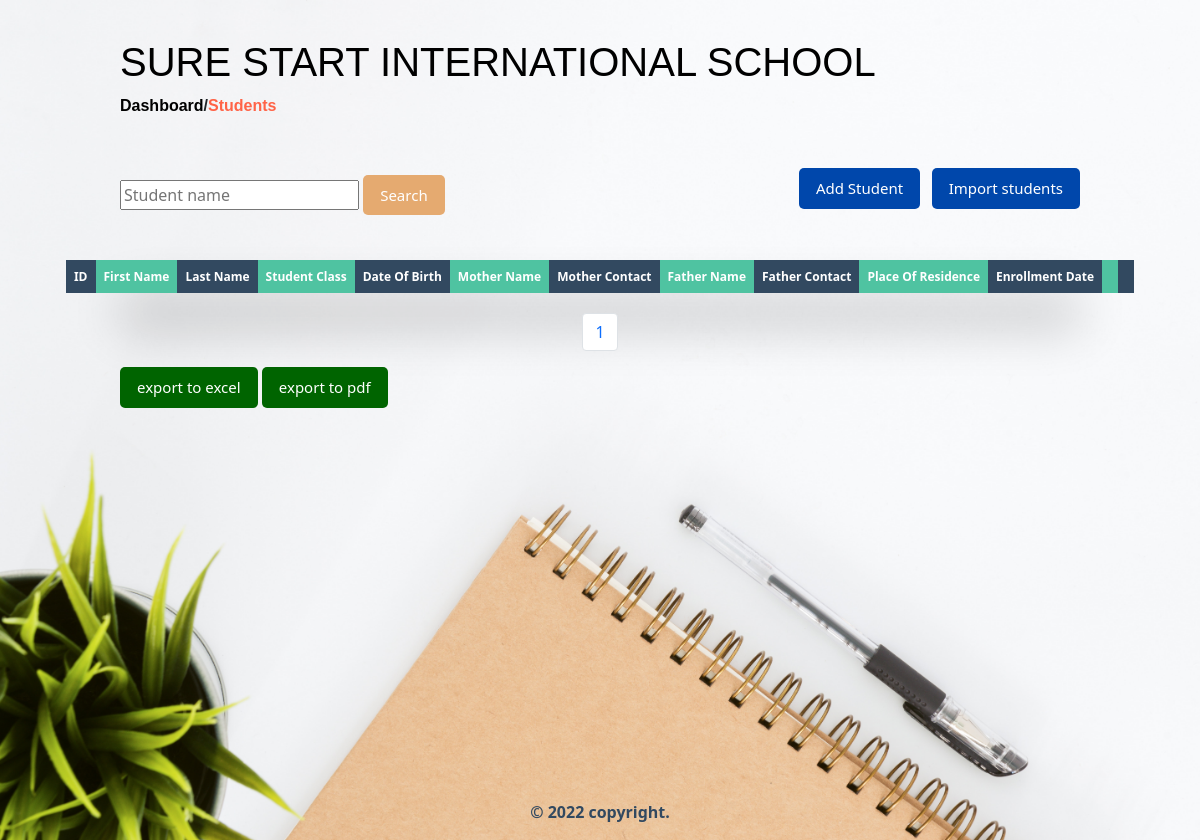
The app's page /dashboard/students, older data.
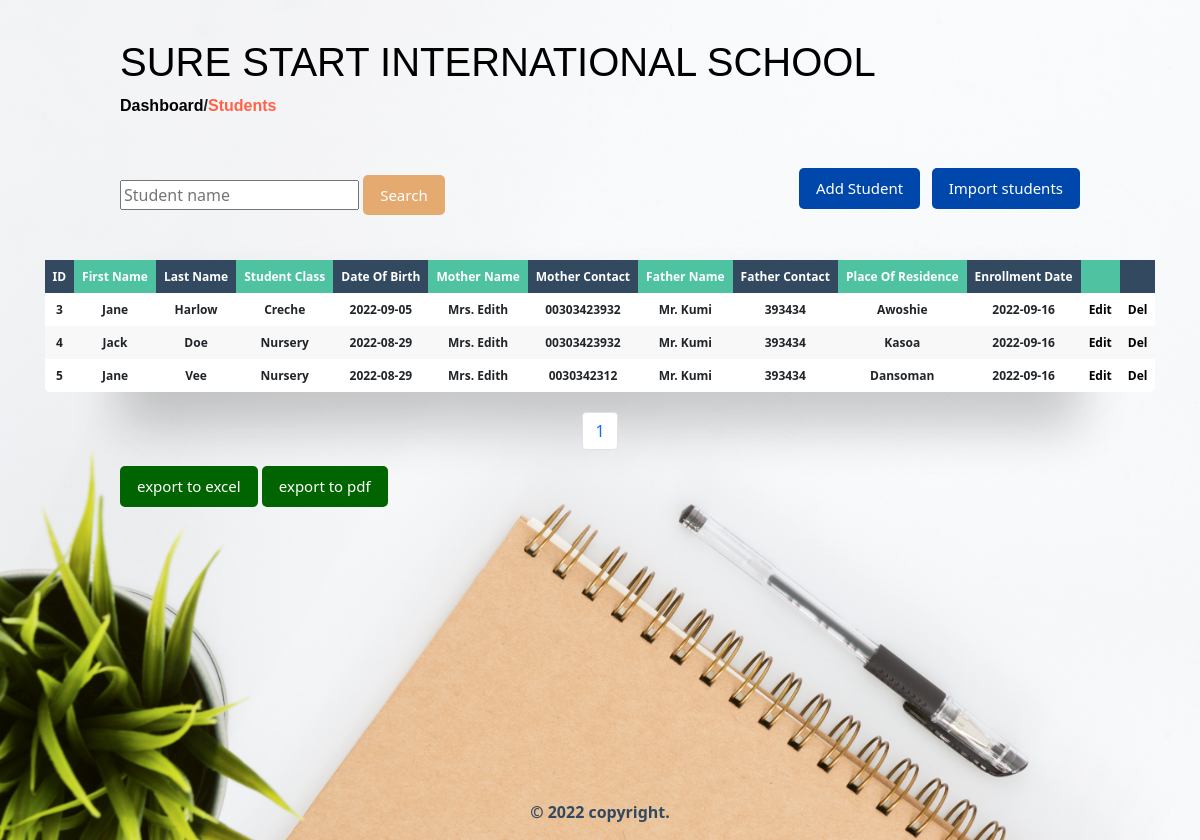
The same page, newer data.
### students/models.py (models this page shows, shortened)
class Student(models.Model):
    student_id = models.AutoField(primary_key=True)
    first_name = models.CharField(max_length=255, blank=True)
    last_name = models.CharField(max_length=255, blank=True)
    student_class = models.CharField(max_length=50, blank=True)
    date_of_birth = models.DateField()
    mother_name = models.CharField(max_length=255, blank=True)
    mother_contact = models.CharField(max_length=255, blank=True)
    father_name = models.CharField(max_length=255, blank=True)
    father_contact = models.CharField(max_length=255, blank=True)
    place_of_residence = models.CharField(max_length=255, blank=True)
    date_enrolled = models.DateField(auto_now_add=True, blank=True, null=True)
    class Meta:
        ordering = ['-date_enrolled']

### students/views.py (the view, shortened to what this page needs)
# urls.py: path('dashboard/students',list_and_create,name='students'),
def list_and_create(request):
    form = StudentCreationForm(request.POST or None)
    if request.method == 'POST' and form.is_valid():
        form.save()
    objects = Student.objects.all()
    p = Paginator(Student.objects.all(),10)
    page = request.GET.get('page')
    student_list = p.get_page(page)
    nums = "a" * student_list.paginator.num_pages
    search_form = SearchForm(request.GET or None)
    return render(request, 'student_list.html', {'objects': objects,
    'student_list':student_list,
    'nums':nums,
    'form': form,
    'search_form':search_form
    })

### students/forms.py
class StudentCreationForm(forms.ModelForm):
    first_name = forms.CharField(max_length=255)
    last_name = forms.CharField(max_length=255,)
    student_class = forms.CharField(max_length=50)
    date_of_birth = forms.DateField(widget=DateInput)
    mother_name = forms.CharField(max_length=255)
    mother_contact = forms.CharField(max_length=255)
    father_name = forms.CharField(max_length=255)
    father_contact = forms.CharField(max_length=255)
    place_of_residence = forms.CharField(max_length=255)
    class Meta:
        model = Student
        fields = ('first_name','last_name','student_class','date_of_birth','mother_name',
        'mother_contact','father_name','father_contact','place_of_residence')

class SearchForm(forms.Form):
    student_name = forms.CharField(max_length=255)

### templates/student_list.html (shortened to what this page needs)
{% extends 'base.html' %}
{% block content %}
<div class="dashboard-container">
    <div class="top-nav">
        <h1><a href="{% url 'dashboard' %}">SURE START INTERNATIONAL SCHOOL</a></h1>
        <p><a href="{% url 'dashboard' %}">Dashboard</a>/<a href="{% url 'students' %}" class="active-link">Students</a></p>
    </div>
    <div class="top-buttons-div">
        <div>
            <form action="" method="get">
                {% for field in search_form %}
                    <input
                    id="{{ field.id_for_label }}" maxlength="255"
                    name="{{ field.html_name }}" value="{{ field.intial }}"
                    type="{{ field.field.widget.input_type }}"
                    placeholder="{{ field.label }}">
                {% endfor %}
                <button type="submit" class="btn-primary primary-1" value="save" name="search">Search</button>
            </form>
        </div>
        <div class="add-div">
            <a href="#" id="modal-btn"><button class="btn-primary btn-primary-wd">Add Student</button></a>
            <a href="{% url 'upload_csv' %}"><button class="btn-primary btn-primary-wd">Import students</button></a>
        </div>
    </div>
    <div class="table-wrapper" id="student_table_div">
        <table class="fl-table" id="table2excel">
            <thead>
                <tr>
                    <th>ID</th>
                    <th>First Name</th>
                    <th>Last Name</th>
                    <th>Student class</th>
                    <th>Date of Birth</th>
                    <th>Mother Name</th>
                    <th>Mother Contact</th>
                    <th>Father Name</th>
                    <th>Father Contact</th>
                    <th>Place of residence</th>
                    <th>Enrollment Date</th>
                    <th class="excludeThisClass"></th>
                    <th class="excludeThisClass"></th>
                </tr>
            </thead>
            <tbody>
                {% for student in student_list %}
                    <tr>
                        <th>{{ student.student_id }}</th>
                        <th>{{ student.first_name }}</th>
                        <th>{{ student.last_name }}</th>
                        <th>{{ student.student_class }}</th>
                        <th>{{ student.date_of_birth|date:"Y-m-d" }}</th>
                        <th>{{ student.mother_name }}</th>
                        <th>{{ student.mother_contact }}</th>
                        <th>{{ student.father_name }}</th>
                        <th>{{ student.father_contact }}</th>
                        <th>{{ student.place_of_residence }}</th>
                        <th>{{ student.date_enrolled|date:"Y-m-d" }}</th>
                        <th class="excludeThisClass"><a href="{% url 'student_edit' student.pk %}">edit</a></th>
                        <th class="excludeThisClass"><a href="{% url 'student_delete' student.pk %}">del</a></th>
                    </tr>
                {% endfor %}
            </tbody>
        </table>
    </div>
    <nav aria-label="Page navigation example">
        <ul class="pagination justify-content-center">
            {% for i in nums %}
	            <li class="page-item"><a class="page-link" href="?page={{ forloop.counter }}">{{ forloop.counter }}</a></li>
            {% endfor %}
        </ul>
    </nav>
    <button id="btnExport_excel" class="btn-primary btn-primary-wd info-btn-1">export to excel</button>
    <button id="btnExport_pdf"  class="btn-primary btn-primary-wd info-btn-1">export to pdf</button>
</div>
{% endblock content %}

### templates/base.html (shortened to what this page needs)
{% load static %}
<html lang="en">
<head>
    <link href="https://cdn.jsdelivr.net/npm/bootstrap@5.0.0-beta1/dist/css/bootstrap.min.css" rel="stylesheet">
    <link href="{% static 'css/base.css' %}" rel="stylesheet">
    <link rel="stylesheet" href="{% static 'css/font-awesome.min.css' %}" />
</head>
<body>
    <main>
        {% block content %}
        {% endblock content %}
        <footer>
            <p>&copy; 2022 copyright.</p>
        </footer>
    </main>
</body>
</html>

### static/css/base.css (style rules this page uses)
html { box-sizing: border-box; overflow-y: scroll; }
body { background-image: url(../img/school-bg.jpg); background-repeat: no-repeat; background-size: cover; background-position: center; overflow-y: scroll; }
a { text-decoration: none; color: black }
ul { list-style: none; }
.btn-primary { padding: 8px 16px; background-color: #0047AB; color: white; font-size: 15px; font-family: 'Segoe UI', Tahoma, Geneva, Verdana, sans-serif; margin-top: 3%; border-radius: 5px; cursor: pointer; transition: 0.7s ease-in-out; border: 1px solid transparent; }
.dashboard-container { max-width: 80%; height: 100%; margin: 0 auto; }
.dashboard-container h1 { font-family: 'Trebuchet MS', 'Lucida Sans Unicode', 'Lucida Grande', 'Lucida Sans', Arial, sans-serif; padding: 4% 0 0 0; }
.top-nav p { font-family: 'Gill Sans', 'Gill Sans MT', Calibri, 'Trebuchet MS', sans-serif; font-weight: 700; cursor: pointer; }
.active-link { color: tomato; }
.btn-primary-wd { margin: 0% 0 1% 0 !important; }
.add-div { display: flex; flex-flow: row wrap; align-items: center; width: 100%; justify-content: flex-end; }
.add-div a { margin-left: 3%; }
* { box-sizing: border-box; -webkit-box-sizing: border-box; -moz-box-sizing: border-box; }
.primary-1 { background-color: #E5AA70; }
.table-wrapper { margin: 10px 0px 20px 0px; box-shadow: 0px 35px 50px rgba( 0, 0, 0, 0.2 ); width: 100%; display: flex; justify-content: center; }
.fl-table { border-radius: 5px; font-size: 12px; font-weight: normal; border: none; border-collapse: collapse; width: 100%; max-width: 100%; white-space: nowrap; background-color: white; text-transform: capitalize; }
.fl-table td, .fl-table th { text-align: center; padding: 8px; }
.fl-table thead th { color: #ffffff; background: #4FC3A1; }
.fl-table thead th:nth-child(odd) { color: #ffffff; background: #324960; }
.fl-table tr:nth-child(even) { background: #F8F8F8; }
.info-btn-1 { background-color:darkgreen }
.top-buttons-div { display: flex; flex-flow: row wrap; justify-content: space-between; margin: 3% 0 3% 0; }
.top-buttons-div div { width: 40%; }
footer { display: flex; flex-flow: row wrap; justify-content: center; align-items: center; height: 5%; }
footer p { text-align: center; color: #324960; font-weight: bold; }

Row changes from the older to the newer data that the page shows:
added Student: student_id "3", first_name "Jane", last_name "Harlow", student_class "Creche", date_of_birth "2022-09-05", mother_name "Mrs. Edith", mother_contact "00303423932", father_name "Mr. Kumi", father_contact "393434", place_of_residence "Awoshie", date_enrolled "2022-09-16"
added Student: student_id "4", first_name "Jack", last_name "Doe", student_class "Nursery", date_of_birth "2022-08-29", mother_name "Mrs. Edith", mother_contact "00303423932", father_name "Mr. Kumi", father_contact "393434", place_of_residence "Kasoa", date_enrolled "2022-09-16"
added Student: student_id "5", first_name "Jane", last_name "Vee", student_class "Nursery", date_of_birth "2022-08-29", mother_name "Mrs. Edith", mother_contact "0030342312", father_name "Mr. Kumi", father_contact "393434", place_of_residence "Dansoman", date_enrolled "2022-09-16"
